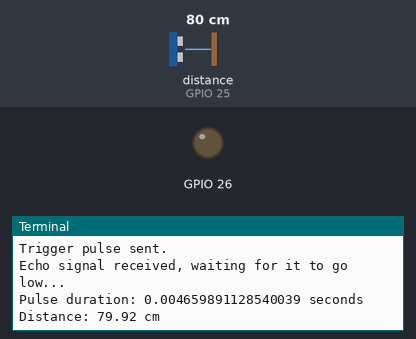
Recording of a program running on a simulated Raspberry Pi (BCM pin numbers). On the bench: output pins drawn as LEDs (lit = HIGH), the last lines printed to the terminal. The test bench sets the inputs (shaded band); at power-on: distance to the obstacle (sensor on GPIO 25) 80 cm. The echo pulse lasts 58.3 µs per cm; the clock reads 2024-03-15 10:24:30 at power-on unless the program sets it; pins used as bus, display or sensor lines are not drawn.

Above: at 1.2 s.
1.3 s: distance to the obstacle (sensor on GPIO 25) set to 18 cm
At 3.4 s:
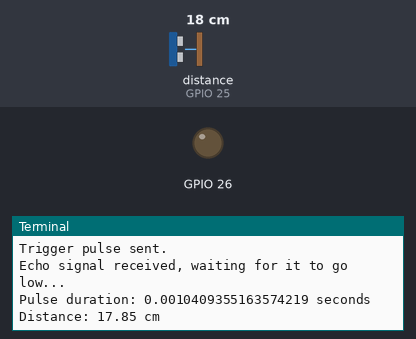
4.0 s: distance to the obstacle (sensor on GPIO 25) set to 35 cm
At 5.1 s:
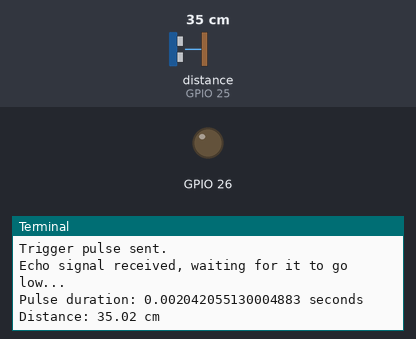
Timing chart, 0 to 7.0 s (numbered marks = the images above; inputs shaded):
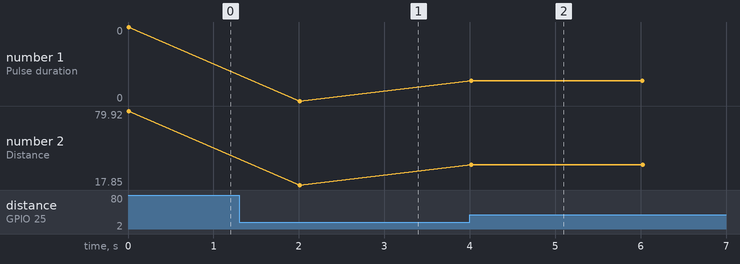

Measured:
- after the input at 1.3 s, the terminal: prints a new line after 0.71 s (image 1)
- after the input at 4.0 s, the terminal: prints a new line at once (image 2)
- plotted number 1: 0 → 0 after the input at 1.3 s, 0 → 0 after the input at 4.0 s
- plotted number 2: 79.92 → 17.85 after the input at 1.3 s, 17.85 → 35.02 after the input at 4.0 s

The program:

ultrasonic_test.py
```python
import gpiod
import time

# Initialize GPIO chip (assuming gpiochip0)
chip = gpiod.Chip('gpiochip0')

# Set up TRIG and ECHO lines (GPIO26 for TRIG and GPIO27 for ECHO)
TRIG_LINE = chip.get_line(26)  # Trigger
ECHO_LINE = chip.get_line(25)  # Echo

# Request both lines for output/input
TRIG_LINE.request(consumer="Ultrasonic_TRIG", type=gpiod.LINE_REQ_DIR_OUT)
ECHO_LINE.request(consumer="Ultrasonic_ECHO", type=gpiod.LINE_REQ_DIR_IN)

def measure_distance():
    # Ensure the TRIG line is low before starting the measurement
    TRIG_LINE.set_value(0)
    time.sleep(0.002)  # Wait for 2 milliseconds to settle

    # Send a 10us pulse to TRIG to start measurement
    TRIG_LINE.set_value(1)
    time.sleep(0.00001)  # Delay for 10 microseconds
    TRIG_LINE.set_value(0)

    print("Trigger pulse sent.")

    # Wait for ECHO to go high (start pulse)
    pulse_start = None
    pulse_end = None
    timeout_start = time.time()

    # Wait for ECHO to go high (signal start)
    while ECHO_LINE.get_value() == 0:
        pulse_start = time.time()
        if pulse_start - timeout_start > 2:  # 2-second timeout
            print("Timeout: Echo signal didn't go high")
            return None

    print("Echo signal received, waiting for it to go low...")

    # Wait for ECHO to go low (signal end)
    timeout_start = time.time()
    while ECHO_LINE.get_value() == 1:
        pulse_end = time.time()
        if pulse_end - timeout_start > 2:  # 2-second timeout
            print("Timeout: Echo signal didn't go low")
            return None

    # Calculate the pulse duration
    pulse_duration = pulse_end - pulse_start
    print(f"Pulse duration: {pulse_duration} seconds")

    # Calculate distance (Speed of sound = 34300 cm/s in air)
    distance = pulse_duration * 17150  # Distance in centimeters

    return distance

try:
    while True:
        # Get the current distance measurement
        distance = measure_distance()
        if distance is not None:
            print(f"Distance: {distance:.2f} cm")
        else:
            print("Failed to measure distance.")

        # Wait 2 seconds before taking another measurement
        time.sleep(2)

except KeyboardInterrupt:
    print("Measurement stopped by User")
```
